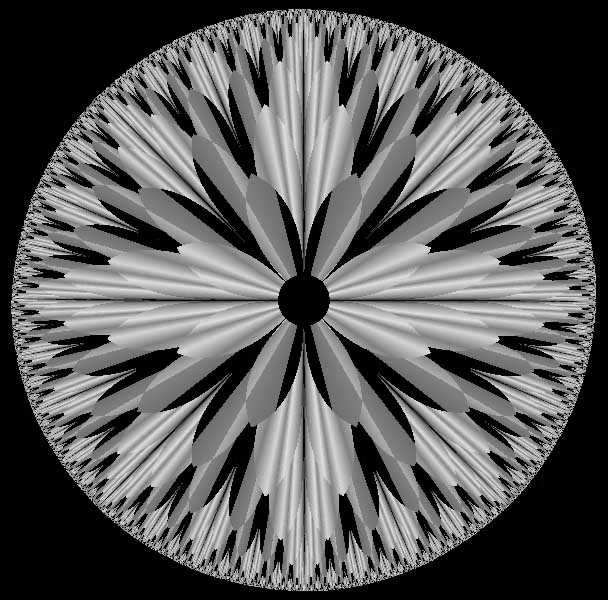
#> input picture Lab/Immagini/frattale.jpg, 608 x 600 px, found by its file name
$ python '7)aritmeticheScript.py'
#> lines starting #> are read from the running program, lines starting #| are printed output that depends on the picture
### Lab/myLibreria.py
# -*- coding: utf-8 -*-

import numpy as np # importa Numpy
import matplotlib.pyplot as plt # importa Matplotlib
import scipy.ndimage as ndi # importa Scipy per le immagini
import skimage.io as io # importa il modulo Input/Output di SK-Image
import skimage.exposure as exp
from skimage.feature import local_binary_pattern
from bitop import bitget

# [160 lines left out: functions vediJpg, vediRAW, vediRGB, vediFalsiColori, dividiRGB, annullaComponenteRGB and 3 more, not called in this run]

def fshs(x, k):
    """
    stretcha l'istogramma dell'immagine in input
    Input: matrice immagine e valore massimo di colore
    return: l'immagine stretch
    """
    minimo = np.min(x)
    massimo = np.max(x)
    y = (k - 1) * (x - minimo)/(massimo - minimo)
    return y

def vediIstogrammaStretchato(x,k):
    """
    genera l'istogramma stretchato dell'immagine in input'
    Input: matrice immagine

    """
    y = fshs(x,k)
    plt.figure()
    plt.subplot(1,2,1); plt.imshow(y, clim=[0,255], cmap = 'gray')
    plt.subplot(1,2,2); plt.hist(y.flatten(), bins = 256); plt.xlim((0,255))


def vedi_bit_plane(x):
    """
    Estrae i bit plane della matrice immagine in input
    Input: matrice immagine
    Return: matrice contenente le matrici bitplane

    """
    (M,N) = x.shape
    bitplane = np.zeros((M,N,8), dtype=x.dtype)
    plt.figure()
    for i in range(8):
        bitplane[:,:,i] = bitget(x, i)
        plt.subplot(2,4,i+1); plt.imshow(bitget(x,i), clim=[0,1], cmap='gray')

    return bitplane

# [81 lines left out: functions local_equalization3x3, smooth, enhanc, gaussLPF, rgb2cmy, cmy2rgb and 1 more, not called in this run]


### Lab/bitop.py
# -*- coding: utf-8 -*-
"""
Functions to get and set bit-planes.
Created on Tue Mar 23 17:25:56 2021

@author: Davide
"""

def bitget(x, index):
    """
    Returns the values of the bits at a given position of a unsigned integer array.

    Parameters
    ----------
    x : unsigned integer array
        Extract the bit-plane from this array.
    index : int
        Posizion of bit-plane to extract.
        It must be less than number of bits in the integer class of x.

    Returns
    -------
    boolean array of the same shape of x
        Extracted bit-plane.
    """

    import numpy
    if x.dtype not in [numpy.uint8, numpy.uint16, numpy.uint32, numpy.uint64]:
        raise ValueError("Only uint8, uint16, uint32, and uint64 are supported as dtype!")
    return (x & (1 << index)) != 0

def bitset(x, index, v):
    """
    Return an unsigned integer array modifying a bit-plane of a given array.

    Parameters
    ----------
    x : unsigned integer array
        Modify the bit-plane from this array.
    index : int
        Posizion of bit-plane to modify.
        It must be less than number of bits in the integer class of x.
    v : 0 or 1 or boolean arry
        Value or values used to modify the bit-plane.
        The bits where v is False are set to 0 (off), and
        The bits where v is True are set to 1 (on).

    Returns
    -------
    unsigned integer array of the same shape of x
        Array with the modified bit-plane.

    Example
    -------
    a = bitset(x,0,1)

    """

    import numpy
    if x.dtype not in [numpy.uint8, numpy.uint16, numpy.uint32, numpy.uint64]:
        raise ValueError("Only uint8, uint16, uint32, and uint64 are supported as dtype!")
    if numpy.isscalar(v):
        v = numpy.asarray([v!=0,], dtype=x.dtype)
    else:
        v = numpy.asarray(v!=0, dtype=x.dtype)
    vp = v << index
    vn = ~((1-v) << index)

    return (x & vn) | vp


### Lab/Lab2/7)aritmeticheScript.py
# -*- coding: utf-8 -*-

import numpy as np # importa Numpy
import matplotlib.pyplot as plt # importa Matplotlib
import scipy.ndimage as ndi # importa Scipy per le immagini
import skimage.io as io # importa il modulo Input/Output di SK-Image
import skimage.exposure as exp
from pathlib import Path
from bitop import bitget
from bitop import bitset
import myLibreria as my

path_immagini = Path(r"C:\Users\lucia\Desktop\FilePc\Uni\Magistrale\ESM\Laboratorio\Immagini")

x = io.imread(path_immagini/"frattale.jpg")
#> x is the input picture: shape (600, 608); min 0, max 245, mean 89.1
y = np.float64(x)
my.vediIstogrammaStretchato(y, 256)
#> in fshs, `minimo = np.min(x)`: minimo = 0
#> in fshs, `massimo = np.max(x)`: massimo = 245

(M,N) = x.shape
#> M = 600; N = 608
m = np.zeros((M,N), x.dtype)

""" creo una copia di x in cui pongo a zero i 4 bit plane meno significativi"""
z = np.copy(x)
for i in range(4):
    z = bitset(z, i, m)

my.vedi_bit_plane(z)

z = np.float64(z)
my.vediIstogrammaStretchato(z, 256)

"""effettuo sottrazione per notare le differenze"""
d = x - z
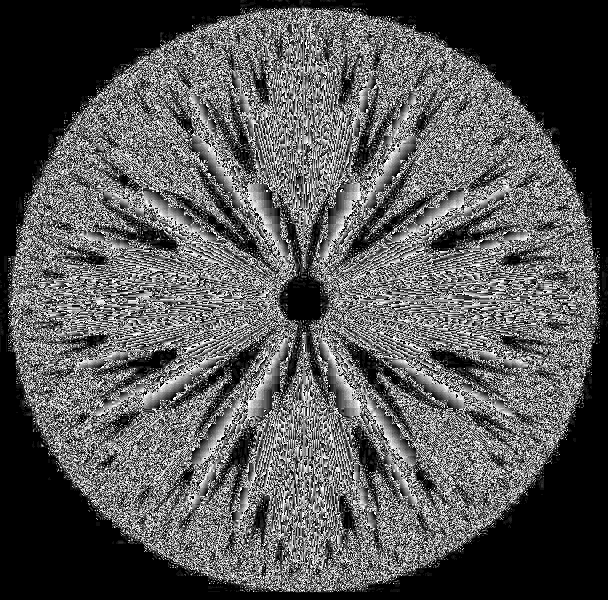
#> d: shape (600, 608) float64; min 0, max 15, mean 5.07; drawn with min black and max white
my.vediIstogrammaStretchato(d, 256)
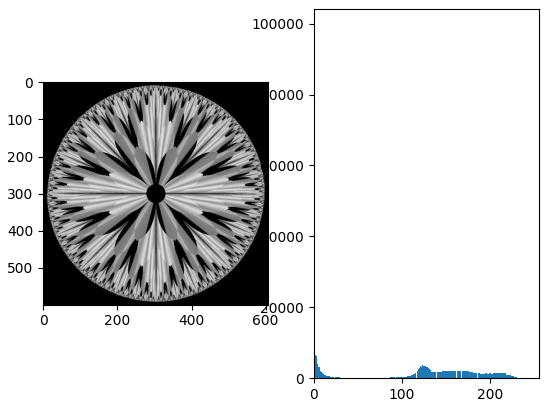
#> figure drawn by matplotlib, 2 panels; panel 2: tallest bar 99279 high, from x = 0 to 0.996
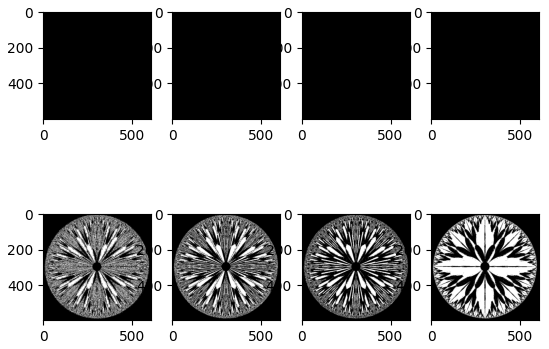
#> figure drawn by matplotlib, 8 panels
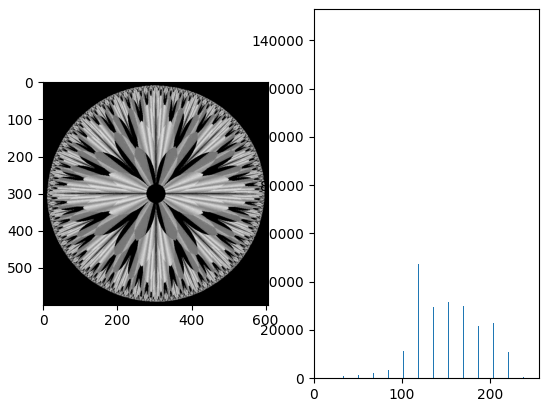
#> figure drawn by matplotlib, 2 panels; panel 2: tallest bar 145875 high, from x = 0 to 0.996
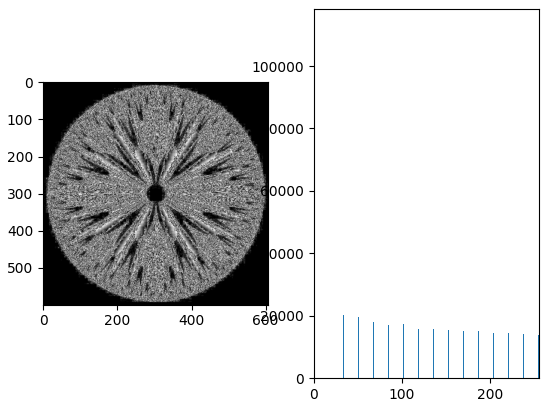
#> figure drawn by matplotlib, 2 panels; panel 2: tallest bar 112754 high, from x = 0 to 0.996

$ run again, with Lab/Immagini/angiogramma.jpg copied over Lab/Immagini/frattale.jpg
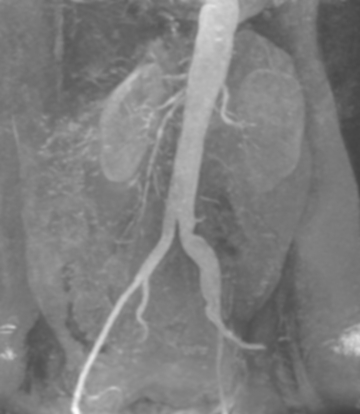
#> input picture Lab/Immagini/angiogramma.jpg, 360 x 414 px, found by its file name
#> x is the input picture: shape (414, 360); min 67, max 253, mean 125.7
#> minimo = 67
#> massimo = 253
#> `d = x - z`:
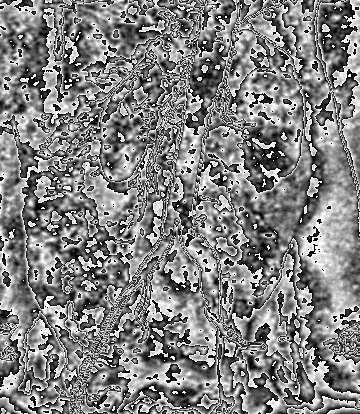
#> d: shape (414, 360) float64; min 0, max 15, mean 7.62; drawn with min black and max white
#> `my.vediIstogrammaStretchato(d, 256)`:
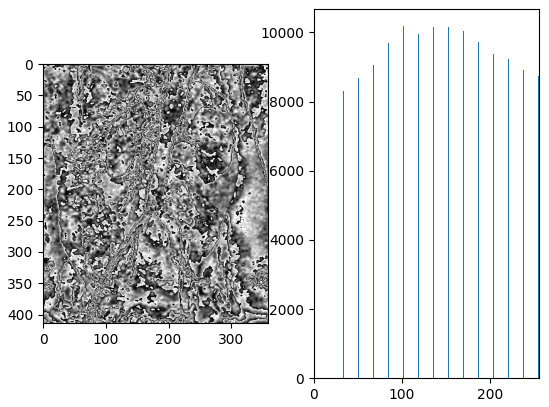
#> figure drawn by matplotlib, 2 panels; panel 2: tallest bar 10180 high, from x = 101.6 to 102.6

$ run again, with Lab/Immagini/bebe.jpg copied over Lab/Immagini/frattale.jpg
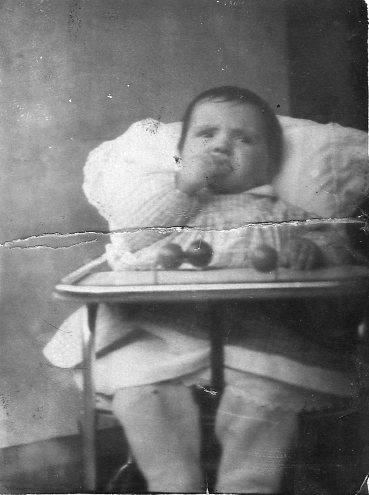
#> input picture Lab/Immagini/bebe.jpg, 369 x 495 px, found by its file name
#> x is the input picture: shape (495, 369); min 0, max 255, mean 119.7
#> minimo = 0
#> massimo = 255
#> `d = x - z`:
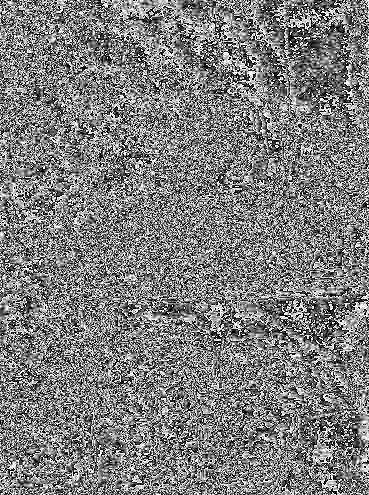
#> d: shape (495, 369) float64; min 0, max 15, mean 7.43; drawn with min black and max white
#> `my.vediIstogrammaStretchato(d, 256)`:
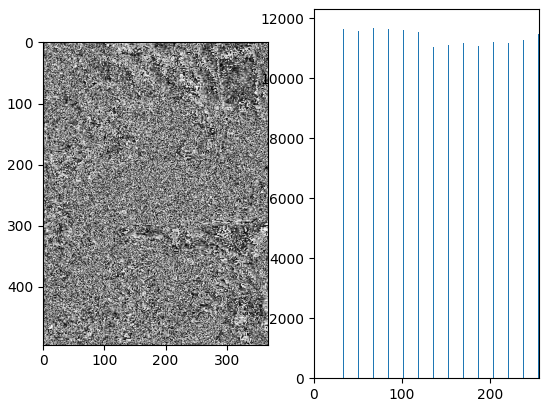
#> figure drawn by matplotlib, 2 panels; panel 2: tallest bar 11736 high, from x = 0 to 0.996
